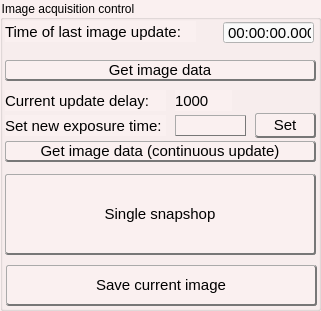
   <widget class="QGroupBox" name="groupBox_4">
    <property name="geometry">
     <rect>
      <x>10</x>
      <y>651</y>
      <width>321</width>
      <height>311</height>
     </rect>
    </property>
    <property name="styleSheet">
     <string notr="true">background-color: rgb(250, 240, 240);</string>
    </property>
    <property name="title">
     <string>Image acquisition control</string>
    </property>
    <widget class="QTimeEdit" name="label_timeedit">
     <property name="geometry">
      <rect>
       <x>223</x>
       <y>21</y>
       <width>91</width>
       <height>23</height>
      </rect>
     </property>
     <property name="font">
      <font>
       <family>Arial</family>
       <pointsize>11</pointsize>
      </font>
     </property>
     <property name="styleSheet">
      <string notr="true">background-color: rgb(250, 250, 250);</string>
     </property>
     <property name="readOnly">
      <bool>true</bool>
     </property>
     <property name="buttonSymbols">
      <enum>QAbstractSpinBox::NoButtons</enum>
     </property>
     <property name="currentSection">
      <enum>QDateTimeEdit::HourSection</enum>
     </property>
     <property name="displayFormat">
      <string>HH:mm:ss.zzz</string>
     </property>
     <property name="currentSectionIndex">
      <number>0</number>
     </property>
    </widget>
    <widget class="QLabel" name="label_pmac_lastpolling">
     <property name="geometry">
      <rect>
       <x>5</x>
       <y>21</y>
       <width>191</width>
       <height>21</height>
      </rect>
     </property>
     <property name="font">
      <font>
       <pointsize>11</pointsize>
      </font>
     </property>
     <property name="text">
      <string>Time of last image update:</string>
     </property>
    </widget>
    <widget class="QPushButton" name="but_GetImageData">
     <property name="geometry">
      <rect>
       <x>5</x>
       <y>60</y>
       <width>311</width>
       <height>21</height>
      </rect>
     </property>
     <property name="font">
      <font>
       <family>Arial</family>
       <pointsize>11</pointsize>
      </font>
     </property>
     <property name="styleSheet">
      <string notr="true">border: solid;

border-bottom-color: #777777; border-bottom-width: 2px;

border-right-color:#777777;
border-right-width: 2px;

border-top-color:#AAAAAA;
border-top-width: 1px;

border-left-color:#AAAAAA;
border-left-width: 1px;

border-radius: 3px;
padding: 1px;
 background: qlineargradient(x1: 0, y1: 0, x2: 0, y2: 1,
                                 stop: 0 #fafafa, stop: 0.4 #f4f4f4,
                                 stop: 0.5 #e7e7e7, stop: 1.0 #fafafa);</string>
     </property>
     <property name="text">
      <string>Get image data</string>
     </property>
    </widget>
    <widget class="QPushButton" name="but_ContinuousUpdate">
     <property name="geometry">
      <rect>
       <x>5</x>
       <y>141</y>
       <width>311</width>
       <height>21</height>
      </rect>
     </property>
     <property name="font">
      <font>
       <family>Arial</family>
       <pointsize>11</pointsize>
      </font>
     </property>
     <property name="styleSheet">
      <string notr="true">border: solid;

border-bottom-color: #777777; border-bottom-width: 2px;

border-right-color:#777777;
border-right-width: 2px;

border-top-color:#AAAAAA;
border-top-width: 1px;

border-left-color:#AAAAAA;
border-left-width: 1px;

border-radius: 3px;
padding: 1px;
 background: qlineargradient(x1: 0, y1: 0, x2: 0, y2: 1,
                                 stop: 0 #fafafa, stop: 0.4 #f4f4f4,
                                 stop: 0.5 #e7e7e7, stop: 1.0 #fafafa);</string>
     </property>
     <property name="text">
      <string>Get image data (continuous update)</string>
     </property>
    </widget>
    <widget class="QLabel" name="label_currentupdatedelay">
     <property name="geometry">
      <rect>
       <x>175</x>
       <y>90</y>
       <width>57</width>
       <height>21</height>
      </rect>
     </property>
     <property name="font">
      <font>
       <family>Arial</family>
       <pointsize>11</pointsize>
      </font>
     </property>
     <property name="text">
      <string>1000</string>
     </property>
    </widget>
    <widget class="QPushButton" name="but_SetUpdateDelay">
     <property name="geometry">
      <rect>
       <x>255</x>
       <y>113</y>
       <width>61</width>
       <height>25</height>
      </rect>
     </property>
     <property name="font">
      <font>
       <family>Arial</family>
       <pointsize>11</pointsize>
      </font>
     </property>
     <property name="styleSheet">
      <string notr="true">border: solid;

border-bottom-color: #777777;
border-bottom-width: 2px;

border-right-color:#777777;
border-right-width: 2px;

border-top-color:#AAAAAA;
border-top-width: 1px;

border-left-color:#AAAAAA;
border-left-width: 1px;

border-radius: 3px;
padding: 1px;
 background: qlineargradient(x1: 0, y1: 0, x2: 0, y2: 1,
                                 stop: 0 #fafafa, stop: 0.4 #f4f4f4,
                                 stop: 0.5 #e7e7e7, stop: 1.0 #fafafa);</string>
     </property>
     <property name="text">
      <string>Set</string>
     </property>
    </widget>
    <widget class="QLabel" name="label_exptimestatus_2">
     <property name="geometry">
      <rect>
       <x>5</x>
       <y>90</y>
       <width>161</width>
       <height>21</height>
      </rect>
     </property>
     <property name="font">
      <font>
       <family>Arial</family>
       <pointsize>11</pointsize>
      </font>
     </property>
     <property name="text">
      <string>Current update delay:</string>
     </property>
    </widget>
    <widget class="QLineEdit" name="io_updatedelay">
     <property name="geometry">
      <rect>
       <x>175</x>
       <y>115</y>
       <width>71</width>
       <height>21</height>
      </rect>
     </property>
     <property name="sizePolicy">
      <sizepolicy hsizetype="Fixed" vsizetype="Fixed">
       <horstretch>0</horstretch>
       <verstretch>0</verstretch>
      </sizepolicy>
     </property>
     <property name="font">
      <font>
       <family>Arial</family>
       <pointsize>11</pointsize>
      </font>
     </property>
     <property name="styleSheet">
      <string notr="true">border: solid;

border-bottom-color: #777777;
border-bottom-width: 1px;

border-right-color:#777777;
border-right-width: 1px;

border-top-color:#AAAAAA;
border-top-width: 1px;

border-left-color:#AAAAAA;
border-left-width: 1px;

 background: qlineargradient(x1: 0, y1: 0, x2: 0, y2: 1,
                                 stop: 0 #fafafa, stop: 0.4 #f4f4f4,
                                 stop: 0.5 #e7e7e7, stop: 1.0 #fafafa);</string>
     </property>
     <property name="text">
      <string/>
     </property>
    </widget>
    <widget class="QLabel" name="label_setexptime_2">
     <property name="geometry">
      <rect>
       <x>5</x>
       <y>115</y>
       <width>161</width>
       <height>21</height>
      </rect>
     </property>
     <property name="font">
      <font>
       <family>Arial</family>
       <pointsize>11</pointsize>
      </font>
     </property>
     <property name="text">
      <string>Set new exposure time:</string>
     </property>
    </widget>
    <widget class="QPushButton" name="but_Snapshot">
     <property name="geometry">
      <rect>
       <x>5</x>
       <y>174</y>
       <width>311</width>
       <height>81</height>
      </rect>
     </property>
     <property name="font">
      <font>
       <family>Arial</family>
       <pointsize>11</pointsize>
      </font>
     </property>
     <property name="styleSheet">
      <string notr="true">border: solid;

border-bottom-color: #777777; border-bottom-width: 2px;

border-right-color:#777777;
border-right-width: 2px;

border-top-color:#AAAAAA;
border-top-width: 1px;

border-left-color:#AAAAAA;
border-left-width: 1px;

border-radius: 3px;
padding: 1px;
 background: qlineargradient(x1: 0, y1: 0, x2: 0, y2: 1,
                                 stop: 0 #fafafa, stop: 0.4 #f4f4f4,
                                 stop: 0.5 #e7e7e7, stop: 1.0 #fafafa);</string>
     </property>
     <property name="text">
      <string>Single snapshop</string>
     </property>
    </widget>
    <widget class="QPushButton" name="but_SaveImage">
     <property name="geometry">
      <rect>
       <x>6</x>
       <y>265</y>
       <width>311</width>
       <height>41</height>
      </rect>
     </property>
     <property name="font">
      <font>
       <family>Arial</family>
       <pointsize>11</pointsize>
      </font>
     </property>
     <property name="styleSheet">
      <string notr="true">border: solid;

border-bottom-color: #777777;
border-bottom-width: 2px;

border-right-color:#777777;
border-right-width: 2px;

border-top-color:#AAAAAA;
border-top-width: 1px;

border-left-color:#AAAAAA;
border-left-width: 1px;

border-radius: 3px;
padding: 1px;
 background: qlineargradient(x1: 0, y1: 0, x2: 0, y2: 1,
                                 stop: 0 #fafafa, stop: 0.4 #f4f4f4,
                                 stop: 0.5 #e7e7e7, stop: 1.0 #fafafa);</string>
     </property>
     <property name="text">
      <string>Save current image</string>
     </property>
    </widget>
   </widget>
